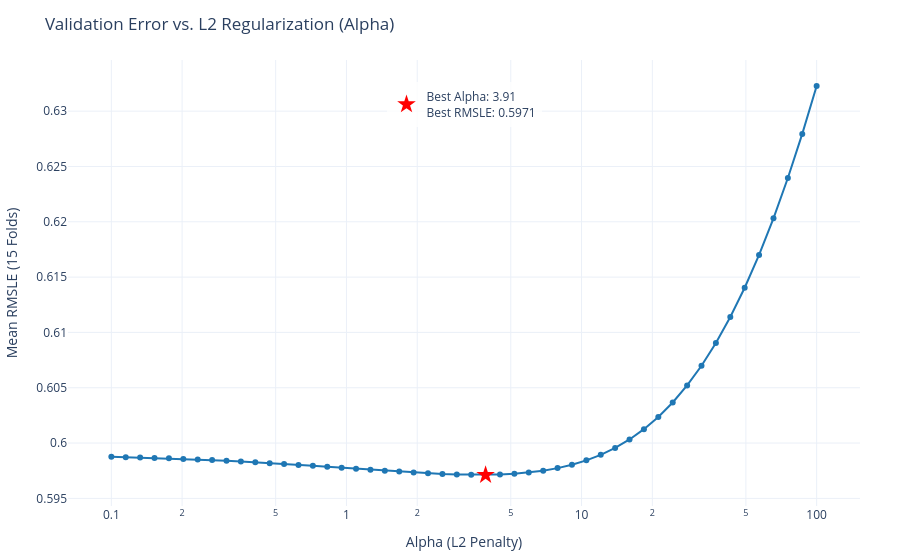

The notebook cell saved with this chart:
### Code cell
from restaurant_visitor_eda.plots import plot_cv_error_vs_alpha

plot_cv_error_vs_alpha(grid_search.cv_results_)

### Figure 1 — Plotly figure (JSON) as saved in the notebook; plotly's stock layout.template omitted (floating-point values rounded to 4 significant figures)
{"data": [{"hovertemplate": "Alpha (L2 Penalty)=%{x}<br>Mean RMSLE (15 Folds)=%{y}<extra></extra>", "legendgroup": "", "line": {"color": "#1f77b4", "dash": "solid"}, "marker": {"symbol": "circle"}, "mode": "lines+markers", "name": "", "orientation": "v", "showlegend": false, "type": "scatter", "x": [0.1, 0.1151, 0.1326, 0.1526, 0.1758, 0.2024, 0.233, 0.2683, 0.3089, 0.3556, 0.4095, 0.4715, 0.5429, 0.6251, 0.7197, 0.8286, 0.9541, 1.099, 1.265, 1.456, 1.677, 1.931, 2.223, 2.56, 2.947, 3.393, 3.907, 4.498, 5.179, 5.964, 6.866, 7.906, 9.103, 10.48, 12.07, 13.89, 16.0, 18.42, 21.21, 24.42, 28.12, 32.37, 37.28, 42.92, 49.42, 56.9, 65.51, 75.43, 86.85, 100.0], "xaxis": "x", "y": [0.5988, 0.5987, 0.5987, 0.5987, 0.5986, 0.5986, 0.5985, 0.5985, 0.5984, 0.5983, 0.5983, 0.5982, 0.5981, 0.598, 0.5979, 0.5979, 0.5978, 0.5977, 0.5976, 0.5975, 0.5974, 0.5973, 0.5973, 0.5972, 0.5972, 0.5971, 0.5971, 0.5972, 0.5972, 0.5973, 0.5975, 0.5977, 0.598, 0.5984, 0.5989, 0.5996, 0.6003, 0.6013, 0.6024, 0.6037, 0.6052, 0.607, 0.609, 0.6114, 0.614, 0.617, 0.6203, 0.624, 0.6279, 0.6323], "yaxis": "y"}, {"hovertemplate": "Alpha: %{x:.2f}<br>RMSLE: %{y:.4f}<extra></extra>", "marker": {"color": "red", "size": 14, "symbol": "star"}, "mode": "markers", "name": "Best Alpha: 3.91<br>Best RMSLE: 0.5971", "type": "scatter", "x": [3.907], "y": [0.5971]}], "layout": {"hovermode": "x unified", "legend": {"bgcolor": "rgba(255, 255, 255, 0.8)", "tracegroupgap": 0, "x": 0.5, "xanchor": "center", "y": 0.95, "yanchor": "top"}, "margin": {"b": 40, "l": 40, "r": 40, "t": 60}, "title": {"text": "Validation Error vs. L2 Regularization (Alpha)"}, "xaxis": {"anchor": "y", "domain": [0, 1], "title": {"text": "Alpha (L2 Penalty)"}, "type": "log"}, "yaxis": {"anchor": "x", "domain": [0, 1], "title": {"text": "Mean RMSLE (15 Folds)"}}}}
